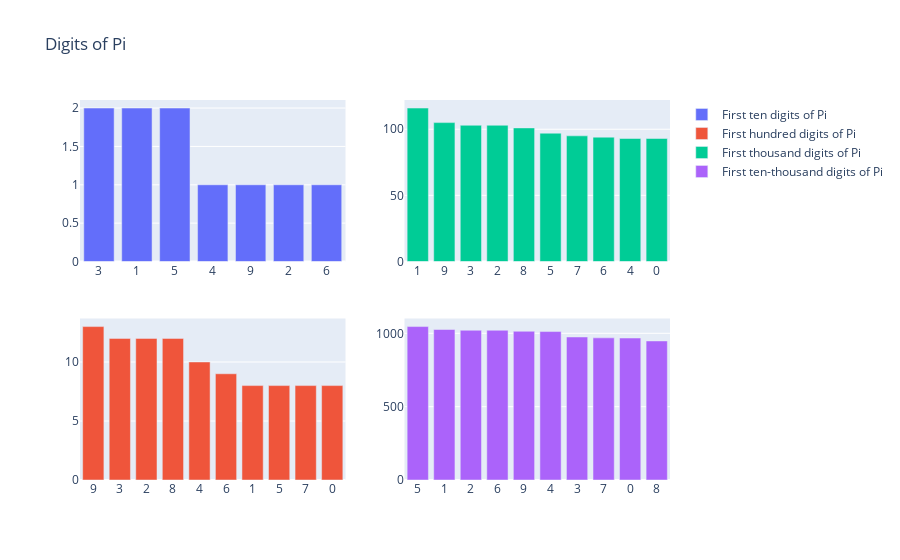

Notebook code cell kept with this figure:
### Markdown cell above
We can also check the *frequency* of digits in Pi. Using your current understanding of Pi and the knowledge you've learned throughout the notebook, do you think certain digits will appear more often, or rather an equal distribution of digits?

### Code cell
from mpmath import mp
import pandas as pd
from plotly.subplots import make_subplots
import plotly.graph_objects as go

temp = []
mp.dps = 10000
pi_digits = str(mp.pi)
for digit in pi_digits:
    temp.append(digit)
df = pd.DataFrame(temp, columns=['digit'])
df = df.drop(df[df.digit == '.'].index).reset_index(drop=True)

vals = ['ten', 'hundred', 'thousand', 'ten-thousand']
storage = {}

for i in vals:
    storage[i] = pd.DataFrame()

checker = 10

for x in vals:
    storage[x] = df['digit'].head(checker).value_counts().reset_index()
    storage[x].rename(columns = {'index':'digit', 'digit':'count'}, inplace = True)
    checker = checker * 10

row = 1
col = 1
first_iter = False
fig = make_subplots(rows=2, cols=2)


for index, i in enumerate(vals):

    if index == 0:
        first_iter = True
        fig.append_trace(go.Bar(
                x=storage[i]['digit'],
                y=storage[i]['count'],
                name=f'First {i} digits of Pi',
            ), row=row, col=col)
    elif index == 1:
        first_iter = False
        row += 1
    elif index == 2:
        row -= 1
        col += 1
    elif index == 3:
        row += 1
    
    if first_iter == False:
        fig.append_trace(go.Bar(
                x=storage[i]['digit'],
                y=storage[i]['count'],
                name=f'First {i} digits of Pi',
            ), row=row, col=col)

fig.update_layout(title_text="Digits of Pi")
fig.show()

### Figure 1 — Plotly figure (JSON) as saved in the notebook; plotly's stock layout.template omitted (floating-point values rounded to 4 significant figures)
{"data": [{"name": "First ten digits of Pi", "type": "bar", "x": ["3", "1", "5", "4", "9", "2", "6"], "xaxis": "x", "y": [2, 2, 2, 1, 1, 1, 1], "yaxis": "y"}, {"name": "First hundred digits of Pi", "type": "bar", "x": ["9", "3", "2", "8", "4", "6", "1", "5", "7", "0"], "xaxis": "x3", "y": [13, 12, 12, 12, 10, 9, 8, 8, 8, 8], "yaxis": "y3"}, {"name": "First thousand digits of Pi", "type": "bar", "x": ["1", "9", "3", "2", "8", "5", "7", "6", "4", "0"], "xaxis": "x2", "y": [116, 105, 103, 103, 101, 97, 95, 94, 93, 93], "yaxis": "y2"}, {"name": "First ten-thousand digits of Pi", "type": "bar", "x": ["5", "1", "2", "6", "9", "4", "3", "7", "0", "8"], "xaxis": "x4", "y": [1046, 1026, 1021, 1021, 1014, 1012, 975, 969, 968, 948], "yaxis": "y4"}], "layout": {"title": {"text": "Digits of Pi"}, "xaxis": {"anchor": "y", "domain": [0, 0.45]}, "xaxis2": {"anchor": "y2", "domain": [0.55, 1]}, "xaxis3": {"anchor": "y3", "domain": [0, 0.45]}, "xaxis4": {"anchor": "y4", "domain": [0.55, 1]}, "yaxis": {"anchor": "x", "domain": [0.575, 1]}, "yaxis2": {"anchor": "x2", "domain": [0.575, 1]}, "yaxis3": {"anchor": "x3", "domain": [0, 0.425]}, "yaxis4": {"anchor": "x4", "domain": [0, 0.425]}}}
